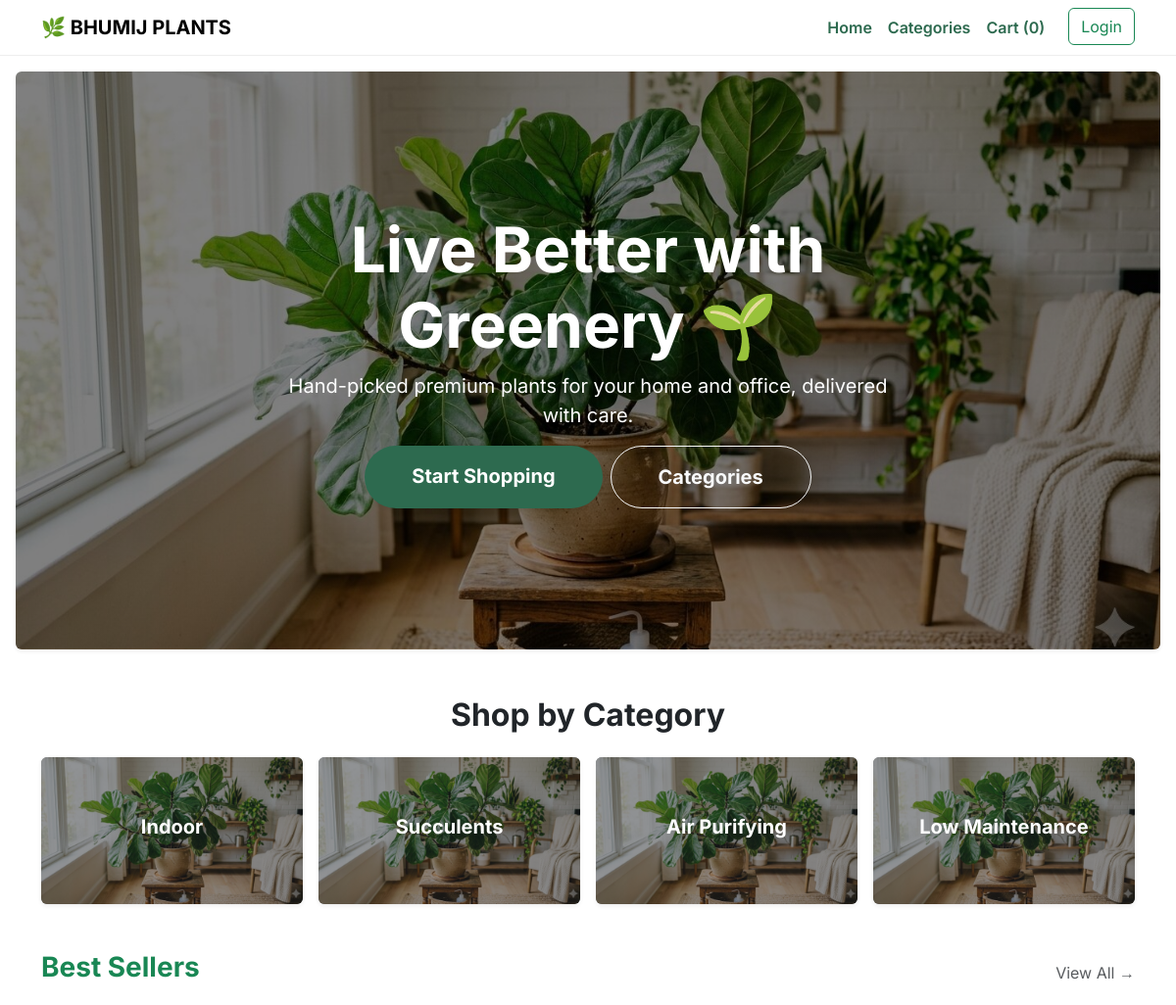
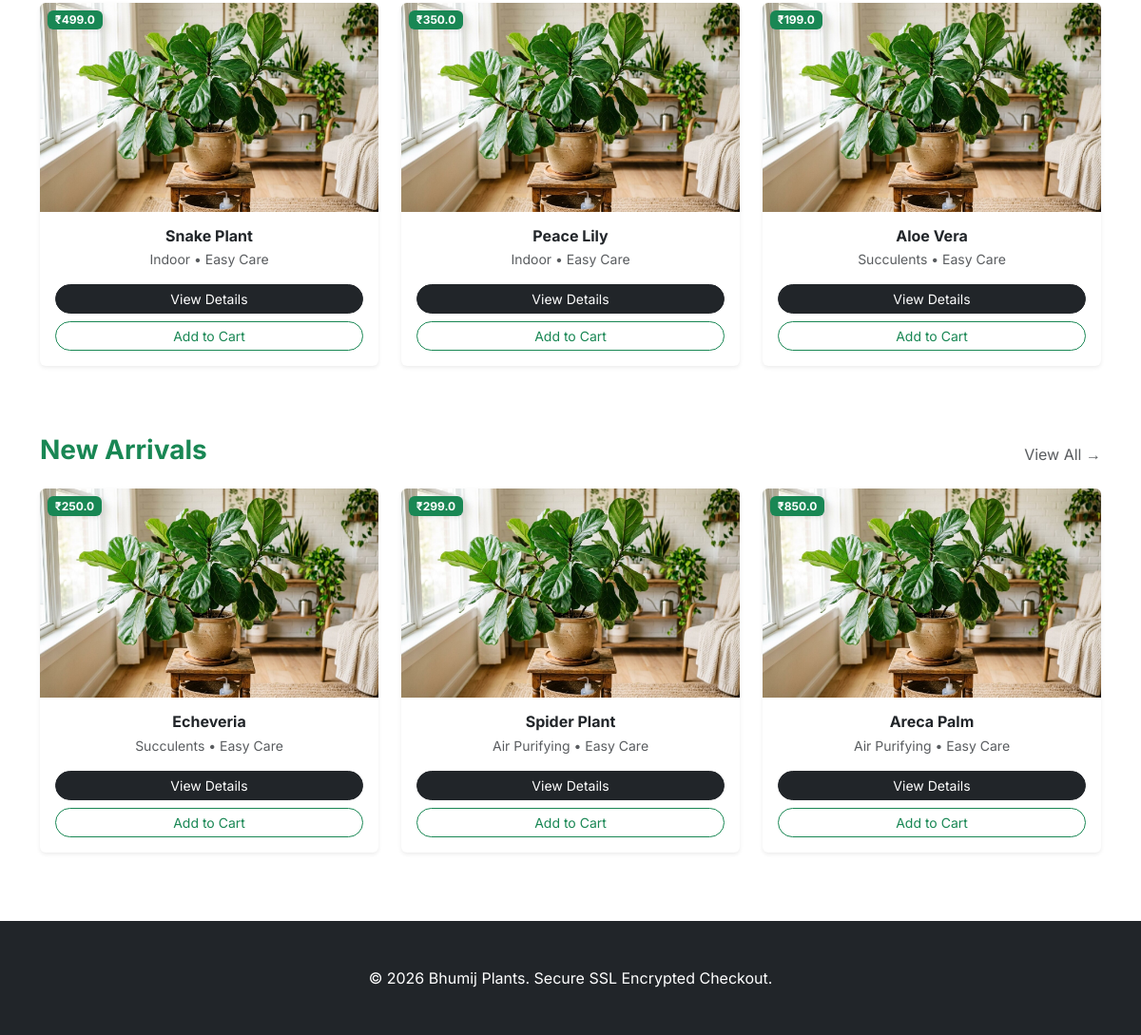
The page / on the database its author committed (2 pictures, top to bottom).
### app/models.py (models this page shows)
class Plant(db.Model):
    id = db.Column(db.Integer, primary_key=True)
    name = db.Column(db.String(100), nullable=False)
    price = db.Column(db.Float, nullable=False)
    category = db.Column(db.String(50), nullable=False)
    image_file = db.Column(db.String(50), nullable=False, default='default.jpg')
    stock = db.Column(db.Integer, default=10)

### app/routes/main.py (the view)
@main_bp.route('/')
def index():
    plants = Plant.query.all()
    return render_template('index.html', plants=plants)

### app/templates/index.html (shortened to what this page needs)
{% extends "base.html" %}
{% block content %}
<section class="position-relative overflow-hidden p-3 p-md-5 m-md-3 text-center bg-dark rounded shadow-sm"
    style="background: linear-gradient(rgba(0,0,0,0.5), rgba(0,0,0,0.5)), url('{{ url_for('static', filename='img/default.jpg') }}');
    background-size: cover;
    background-position: center;
    min-height: 65vh;
    display: flex;
    align-items: center;
    color: white;">
    <div class="col-md-8 p-lg-5 mx-auto my-5" data-aos="fade-up">
        <h1 class="display-3 fw-bold">Live Better with Greenery 🌱</h1>
        <p class="lead fw-normal">Hand-picked premium plants for your home and office, delivered with care.</p>
        <div class="d-grid gap-2 d-sm-flex justify-content-sm-center">
            <a class="btn btn-success btn-lg px-5 py-3 rounded-pill fw-bold shadow-sm" href="#plants">Start Shopping</a>
            <a class="btn btn-outline-light btn-lg px-5 py-3 rounded-pill fw-bold" href="#categories">Categories</a>
        </div>
    </div>
</section>
<div class="container my-5" id="categories">
    <h2 class="text-center fw-bold mb-4">Shop by Category</h2>
    <div class="row g-3">
        {% set categories = [('Indoor', 'indoor.jpg'), ('Succulents', 'succ.jpg'), ('Air Purifying', 'air.jpg'), ('Low Maintenance', 'large.jpg')] %}
        {% for name, img in categories %}
        <div class="col-6 col-md-3" data-aos="zoom-in">
            <div class="card bg-dark text-white border-0 overflow-hidden shadow-sm hov-scale" style="height: 150px; cursor: pointer;">
                <img src="{{ url_for('static', filename='img/default.jpg') }}" class="card-img opacity-50 h-100" alt="{{ name }}" style="object-fit: cover;">
                <div class="card-img-overlay d-flex align-items-center justify-content-center">
                    <h5 class="card-title fw-bold">{{ name }}</h5>
                </div>
            </div>
        </div>
        {% endfor %}
    </div>
</div>
<div id="plants">
{% if plants %}
    {% set sections = [('Best Sellers', plants[:3]), ('New Arrivals', plants[3:6])] %}
    {% for title, plant_list in sections %}
    <section class="container my-5">
        <div class="d-flex justify-content-between align-items-end mb-4">
            <h3 class="fw-bold mb-0 text-success">{{ title }}</h3>
            <a href="#" class="text-decoration-none text-muted">View All →</a>
        </div>
        <div class="row">
            {% for plant in plant_list %}
            <div class="col-6 col-lg-4 mb-4" data-aos="fade-up">
                <div class="card border-0 shadow-sm h-100 plant-card hov-scale">
                    <div class="position-relative">
                        <a href="{{ url_for('main.product_detail', plant_id=plant.id) }}">
                            <img src="{{ url_for('static', filename='img/default.jpg') }}" class="card-img-top rounded-top" alt="{{ plant.name }}" loading="lazy">
                        </a>
                        <span class="position-absolute top-0 start-0 m-2 badge bg-success shadow-sm">₹{{ plant.price }}</span>
                    </div>
                    <div class="card-body p-3 text-center">
                        <h6 class="fw-bold mb-1">{{ plant.name }}</h6>
                        <p class="small text-muted mb-3">{{ plant.category }} • Easy Care</p>
                        <div class="d-grid gap-2">
                            <a href="{{ url_for('main.product_detail', plant_id=plant.id) }}" class="btn btn-dark btn-sm rounded-pill">View Details</a>
                            <a href="{{ url_for('cart.add_to_cart', plant_id=plant.id) }}" class="btn btn-outline-success btn-sm rounded-pill">Add to Cart</a>
                        </div>
                    </div>
                </div>
            </div>
            {% endfor %}
        </div>
    </section>
    {% endfor %}
{% else %}
    <div class="container text-center my-5">
        <p class="text-muted">No plants found. Try running your seed script! 🌱</p>
    </div>
{% endif %}
</div>
{% endblock %}

### app/templates/base.html (shortened to what this page needs)
<!DOCTYPE html>
<html lang="en">
<head>
    <link href="https://cdn.jsdelivr.net/npm/bootstrap@5.3.0/dist/css/bootstrap.min.css" rel="stylesheet">
    <link rel="stylesheet" href="https://unpkg.com/aos@next/dist/aos.css" />
</head>
<body>
<nav class="navbar navbar-expand-lg sticky-top">
    <div class="container">
        <a class="navbar-brand fw-bold" href="/">🌿 BHUMIJ PLANTS</a>
        <div class="collapse navbar-collapse" id="navbarNav">
            <ul class="navbar-nav ms-auto">
                <li class="nav-item"><a class="nav-link" href="/">Home</a></li>
                <li class="nav-item"><a class="nav-link" href="#categories">Categories</a></li>
                <li class="nav-item"><a class="nav-link" href="/cart">Cart (0)</a></li>
                <li class="nav-item"><a class="btn btn-outline-success ms-lg-3" href="/login">Login</a></li>
            </ul>
        </div>
    </div>
</nav>
<main>
    {% block content %}{% endblock %}
</main>
<footer class="py-5 bg-dark text-white mt-5">
    <div class="container text-center">
        <p class="mb-0">© 2026 Bhumij Plants. Secure SSL Encrypted Checkout.</p>
    </div>
</footer>
</body>
</html>

### app/templates/base.html (style rules this page uses)
body { font-family: 'Inter', sans-serif; overflow-x: hidden; }
.navbar { background: rgba(255, 255, 255, 0.95); backdrop-filter: blur(10px); border-bottom: 1px solid #eee; }
.btn-success { background-color: #2d6a4f; border: none; }
.nav-link { font-weight: 600; color: #2d6a4f !important; }

### app/templates/index.html (style rules this page uses)
.hov-scale { transition: transform 0.4s cubic-bezier(0.165, 0.84, 0.44, 1), box-shadow 0.3s ease; }
.plant-card img { height: 220px; object-fit: cover; }

### rows shown on the page
Plant: price "499.0", name "Snake Plant", category "Indoor"
Plant: price "350.0", name "Peace Lily", category "Indoor"
Plant: price "199.0", name "Aloe Vera", category "Succulents"
Plant: price "250.0", name "Echeveria", category "Succulents"
Plant: price "299.0", name "Spider Plant", category "Air Purifying"
Plant: price "850.0", name "Areca Palm", category "Air Purifying"

### other values the page prints
{{ name }} "Indoor" "Succulents" "Air Purifying" "Low Maintenance"
{{ title }} "Best Sellers" "New Arrivals"
